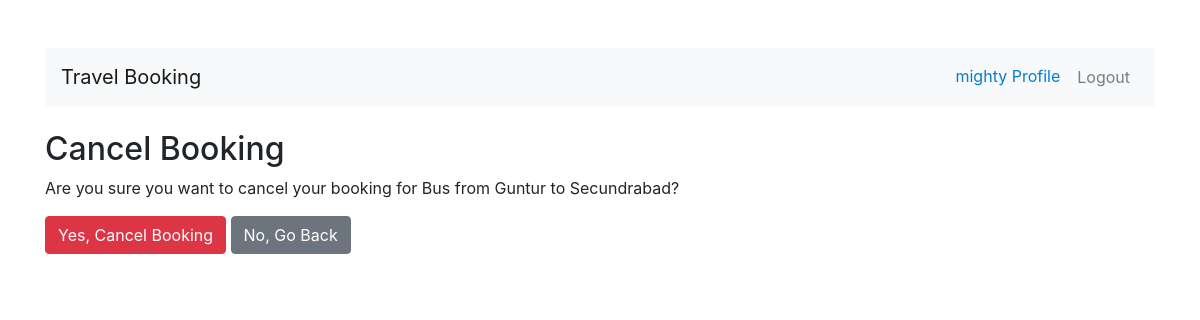
The page /cancel-booking/1/ (signed in) on the database its author committed.
### users/models.py (models this page shows, shortened)
class CustomUser(AbstractUser):
    phone_number = models.CharField(max_length=15, null=True, blank=True)

class Booking(models.Model):
    BOOKING_STATUS = [
        ('confirmed', 'Confirmed'),
        ('canceled', 'Canceled'),
    ]
    booking_id = models.AutoField(primary_key=True)
    user = models.ForeignKey(User, on_delete=models.CASCADE)  # User who made the booking
    travel_option = models.ForeignKey('TravelOption', on_delete=models.CASCADE)
    number_of_seats = models.PositiveIntegerField()
    total_price = models.DecimalField(max_digits=10, decimal_places=2)
    booking_date = models.DateTimeField(auto_now_add=True)
    status = models.CharField(max_length=10, choices=BOOKING_STATUS, default='confirmed')

class TravelOption(models.Model):
    TRAVEL_TYPES = [
        ('flight', 'Flight'),
        ('train', 'Train'),
        ('bus', 'Bus'),
    ]
    travel_id = models.AutoField(primary_key=True)  # Auto-generated travel ID
    travel_type = models.CharField(max_length=10, choices=TRAVEL_TYPES)  # Flight/Train/Bus
    source = models.CharField(max_length=100)  # Starting point
    destination = models.CharField(max_length=100)  # Destination
    date_time = models.DateTimeField()  # Travel date and time
    price = models.DecimalField(max_digits=10, decimal_places=2)  # Price
    available_seats = models.PositiveIntegerField()  # Available seats

### users/views.py (the view, shortened to what this page needs)
# urls.py: path('cancel-booking/<int:booking_id>/', cancel_booking, name='cancel_booking')
@login_required
def cancel_booking(request, booking_id):
    booking = get_object_or_404(Booking, booking_id=booking_id, user=request.user)
    return render(request, 'users/cancel_booking.html', {'booking': booking})

### users/templates/users/cancel_booking.html (shortened to what this page needs)
{% extends "base.html" %}
{% block content %}
<h2>Cancel Booking</h2>
<p>Are you sure you want to cancel your booking for {{ booking.travel_option.get_travel_type_display }} from {{ booking.travel_option.source }} to {{ booking.travel_option.destination }}?</p>
<form method="post">
    <button type="submit" class="btn btn-danger">Yes, Cancel Booking</button>
    <a href="{% url 'my_bookings' %}" class="btn btn-secondary">No, Go Back</a>
</form>
{% endblock %}

### users/templates/base.html (shortened to what this page needs)
<!DOCTYPE html>
<html lang="en">
<head>
    <link rel="stylesheet" href="https://stackpath.bootstrapcdn.com/bootstrap/4.5.2/css/bootstrap.min.css">
</head>
<body>
    <div class="container mt-5">
        <nav class="navbar navbar-expand-lg navbar-light bg-light">
            <a class="navbar-brand" href="/">Travel Booking</a>
            <ul class="navbar-nav ml-auto">
                {% if user.is_authenticated %}
                    <li class="nav-item">
                        <a style="color: rgb(0, 127, 206);" class="nav-link" href="{% url 'profile' %}">{{ user.username }} Profile</a>
                    </li>
                    <li class="nav-item">
                        <form action="{% url 'logout' %}" method="POST" class="d-inline">
                            <button type="submit" class="btn btn-link nav-link">Logout</button>
                        </form>
                    </li>
                {% endif %}
            </ul>
        </nav>
        <div class="content mt-4">
            {% block content %}
            {% endblock %}
        </div>
    </div>
</body>
</html>

### rows shown on the page
CustomUser: username "mighty"
Booking: travel_option.travel_type "Bus", travel_option.source "Guntur", travel_option.destination "Secundrabad"
